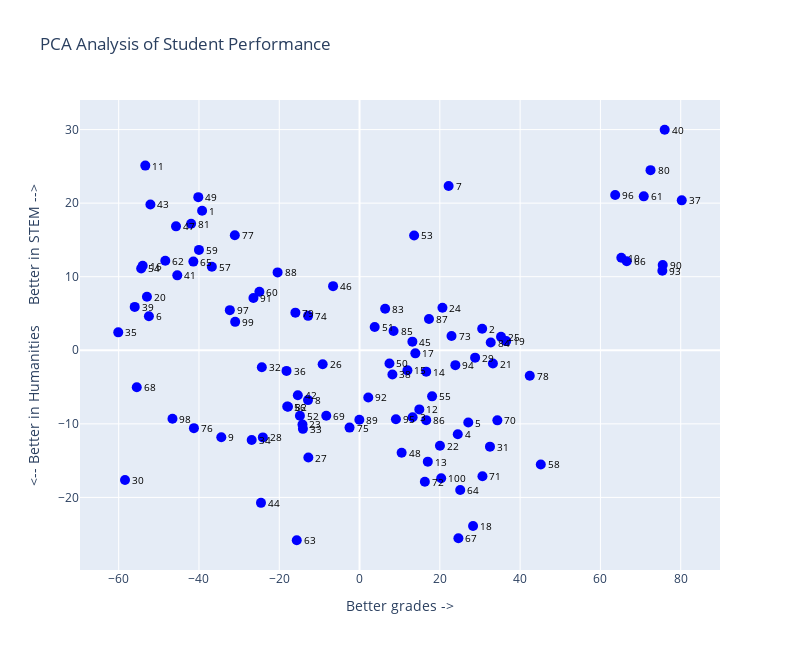

This figure's notebook cell:
### Code cell
figure_PCA.show()

### Figure 1 — Plotly figure (JSON) as saved in the notebook; plotly's stock layout.template omitted (floating-point values rounded to 4 significant figures)
{"data": [{"marker": {"color": "blue", "size": 10}, "mode": "markers", "text": [1, 2, 3, 4, 5, 6, 7, 8, 9, 10, 11, 12, 13, 14, 15, 16, 17, 18, 19, 20, 21, 22, 23, 24, 25, 26, 27, 28, 29, 30, 31, 32, 33, 34, 35, 36, 37, 38, 39, 40, 41, 42, 43, 44, 45, 46, 47, 48, 49, 50, 51, 52, 53, 54, 55, 56, 57, 58, 59, 60, 61, 62, 63, 64, 65, 66, 67, 68, 69, 70, 71, 72, 73, 74, 75, 76, 77, 78, 79, 80, 81, 82, 83, 84, 85, 86, 87, 88, 89, 90, 91, 92, 93, 94, 95, 96, 97, 98, 99, 100], "type": "scatter", "x": [-39.22, 30.55, 13.22, 24.47, 27.08, -52.47, 22.19, -12.84, -34.44, 65.21, -53.37, 14.89, 17.0, 16.6, 11.93, -54.02, 13.9, 28.27, 36.53, -52.96, 33.22, 20.03, -14.21, 20.65, 35.24, -9.186, -12.75, -24.09, 28.79, -58.43, 32.49, -24.34, -14.11, -26.87, -60.11, -18.19, 80.26, 8.182, -56.0, 76.01, -45.4, -15.38, -52.1, -24.55, 13.16, -6.594, -45.72, 10.49, -40.17, 7.448, 3.772, -14.85, 13.6, -54.4, 18.07, -18.01, -36.79, 45.15, -40.0, -24.95, 70.8, -48.39, -15.64, 25.08, -41.4, 66.56, 24.62, -55.49, -8.291, 34.33, 30.62, 16.27, 22.91, -12.81, -2.49, -41.26, -31.07, 42.4, -15.98, 72.48, -41.95, -17.82, 6.378, 32.68, 8.471, 16.6, 17.3, -20.41, -0.05245, 75.52, -26.44, 2.176, 75.43, 23.86, 9.061, 63.68, -32.31, -46.6, -30.98, 20.34], "y": [18.96, 2.935, -9.1, -11.42, -9.821, 4.633, 22.33, -6.775, -11.83, 12.58, 25.1, -8.036, -15.14, -2.902, -2.729, 11.48, -0.4161, -23.89, 1.247, 7.282, -1.802, -12.97, -10.08, 5.773, 1.822, -1.907, -14.58, -11.84, -1.003, -17.63, -13.1, -2.318, -10.68, -12.19, 2.438, -2.803, 20.38, -3.289, 5.896, 29.97, 10.19, -6.112, 19.82, -20.74, 1.172, 8.72, 16.84, -13.93, 20.81, -1.797, 3.172, -8.893, 15.6, 11.12, -6.264, -7.651, 11.35, -15.52, 13.64, 7.946, 20.92, 12.16, -25.82, -19.0, 12.06, 12.11, -25.56, -5.035, -8.91, -9.523, -17.12, -17.87, 1.93, 4.68, -10.51, -10.59, 15.64, -3.468, 5.116, 24.49, 17.2, -7.67, 5.656, 1.052, 2.629, -9.496, 4.259, 10.58, -9.434, 11.6, 7.115, -6.415, 10.82, -2.02, -9.37, 21.11, 5.453, -9.316, 3.862, -17.4]}], "layout": {"annotations": [{"font": {"color": "black", "size": 10}, "showarrow": false, "text": "1", "x": -39.22, "xanchor": "left", "xshift": 5, "y": 18.96}, {"font": {"color": "black", "size": 10}, "showarrow": false, "text": "2", "x": 30.55, "xanchor": "left", "xshift": 5, "y": 2.935}, {"font": {"color": "black", "size": 10}, "showarrow": false, "text": "3", "x": 13.22, "xanchor": "left", "xshift": 5, "y": -9.1}, {"font": {"color": "black", "size": 10}, "showarrow": false, "text": "4", "x": 24.47, "xanchor": "left", "xshift": 5, "y": -11.42}, {"font": {"color": "black", "size": 10}, "showarrow": false, "text": "5", "x": 27.08, "xanchor": "left", "xshift": 5, "y": -9.821}, {"font": {"color": "black", "size": 10}, "showarrow": false, "text": "6", "x": -52.47, "xanchor": "left", "xshift": 5, "y": 4.633}, {"font": {"color": "black", "size": 10}, "showarrow": false, "text": "7", "x": 22.19, "xanchor": "left", "xshift": 5, "y": 22.33}, {"font": {"color": "black", "size": 10}, "showarrow": false, "text": "8", "x": -12.84, "xanchor": "left", "xshift": 5, "y": -6.775}, {"font": {"color": "black", "size": 10}, "showarrow": false, "text": "9", "x": -34.44, "xanchor": "left", "xshift": 5, "y": -11.83}, {"font": {"color": "black", "size": 10}, "showarrow": false, "text": "10", "x": 65.21, "xanchor": "left", "xshift": 5, "y": 12.58}, {"font": {"color": "black", "size": 10}, "showarrow": false, "text": "11", "x": -53.37, "xanchor": "left", "xshift": 5, "y": 25.1}, {"font": {"color": "black", "size": 10}, "showarrow": false, "text": "12", "x": 14.89, "xanchor": "left", "xshift": 5, "y": -8.036}, {"font": {"color": "black", "size": 10}, "showarrow": false, "text": "13", "x": 17.0, "xanchor": "left", "xshift": 5, "y": -15.14}, {"font": {"color": "black", "size": 10}, "showarrow": false, "text": "14", "x": 16.6, "xanchor": "left", "xshift": 5, "y": -2.902}, {"font": {"color": "black", "size": 10}, "showarrow": false, "text": "15", "x": 11.93, "xanchor": "left", "xshift": 5, "y": -2.729}, {"font": {"color": "black", "size": 10}, "showarrow": false, "text": "16", "x": -54.02, "xanchor": "left", "xshift": 5, "y": 11.48}, {"font": {"color": "black", "size": 10}, "showarrow": false, "text": "17", "x": 13.9, "xanchor": "left", "xshift": 5, "y": -0.4161}, {"font": {"color": "black", "size": 10}, "showarrow": false, "text": "18", "x": 28.27, "xanchor": "left", "xshift": 5, "y": -23.89}, {"font": {"color": "black", "size": 10}, "showarrow": false, "text": "19", "x": 36.53, "xanchor": "left", "xshift": 5, "y": 1.247}, {"font": {"color": "black", "size": 10}, "showarrow": false, "text": "20", "x": -52.96, "xanchor": "left", "xshift": 5, "y": 7.282}, {"font": {"color": "black", "size": 10}, "showarrow": false, "text": "21", "x": 33.22, "xanchor": "left", "xshift": 5, "y": -1.802}, {"font": {"color": "black", "size": 10}, "showarrow": false, "text": "22", "x": 20.03, "xanchor": "left", "xshift": 5, "y": -12.97}, {"font": {"color": "black", "size": 10}, "showarrow": false, "text": "23", "x": -14.21, "xanchor": "left", "xshift": 5, "y": -10.08}, {"font": {"color": "black", "size": 10}, "showarrow": false, "text": "24", "x": 20.65, "xanchor": "left", "xshift": 5, "y": 5.773}, {"font": {"color": "black", "size": 10}, "showarrow": false, "text": "25", "x": 35.24, "xanchor": "left", "xshift": 5, "y": 1.822}, {"font": {"color": "black", "size": 10}, "showarrow": false, "text": "26", "x": -9.186, "xanchor": "left", "xshift": 5, "y": -1.907}, {"font": {"color": "black", "size": 10}, "showarrow": false, "text": "27", "x": -12.75, "xanchor": "left", "xshift": 5, "y": -14.58}, {"font": {"color": "black", "size": 10}, "showarrow": false, "text": "28", "x": -24.09, "xanchor": "left", "xshift": 5, "y": -11.84}, {"font": {"color": "black", "size": 10}, "showarrow": false, "text": "29", "x": 28.79, "xanchor": "left", "xshift": 5, "y": -1.003}, {"font": {"color": "black", "size": 10}, "showarrow": false, "text": "30", "x": -58.43, "xanchor": "left", "xshift": 5, "y": -17.63}, {"font": {"color": "black", "size": 10}, "showarrow": false, "text": "31", "x": 32.49, "xanchor": "left", "xshift": 5, "y": -13.1}, {"font": {"color": "black", "size": 10}, "showarrow": false, "text": "32", "x": -24.34, "xanchor": "left", "xshift": 5, "y": -2.318}, {"font": {"color": "black", "size": 10}, "showarrow": false, "text": "33", "x": -14.11, "xanchor": "left", "xshift": 5, "y": -10.68}, {"font": {"color": "black", "size": 10}, "showarrow": false, "text": "34", "x": -26.87, "xanchor": "left", "xshift": 5, "y": -12.19}, {"font": {"color": "black", "size": 10}, "showarrow": false, "text": "35", "x": -60.11, "xanchor": "left", "xshift": 5, "y": 2.438}, {"font": {"color": "black", "size": 10}, "showarrow": false, "text": "36", "x": -18.19, "xanchor": "left", "xshift": 5, "y": -2.803}, {"font": {"color": "black", "size": 10}, "showarrow": false, "text": "37", "x": 80.26, "xanchor": "left", "xshift": 5, "y": 20.38}, {"font": {"color": "black", "size": 10}, "showarrow": false, "text": "38", "x": 8.182, "xanchor": "left", "xshift": 5, "y": -3.289}, {"font": {"color": "black", "size": 10}, "showarrow": false, "text": "39", "x": -56.0, "xanchor": "left", "xshift": 5, "y": 5.896}, {"font": {"color": "black", "size": 10}, "showarrow": false, "text": "40", "x": 76.01, "xanchor": "left", "xshift": 5, "y": 29.97}, {"font": {"color": "black", "size": 10}, "showarrow": false, "text": "41", "x": -45.4, "xanchor": "left", "xshift": 5, "y": 10.19}, {"font": {"color": "black", "size": 10}, "showarrow": false, "text": "42", "x": -15.38, "xanchor": "left", "xshift": 5, "y": -6.112}, {"font": {"color": "black", "size": 10}, "showarrow": false, "text": "43", "x": -52.1, "xanchor": "left", "xshift": 5, "y": 19.82}, {"font": {"color": "black", "size": 10}, "showarrow": false, "text": "44", "x": -24.55, "xanchor": "left", "xshift": 5, "y": -20.74}, {"font": {"color": "black", "size": 10}, "showarrow": false, "text": "45", "x": 13.16, "xanchor": "left", "xshift": 5, "y": 1.172}, {"font": {"color": "black", "size": 10}, "showarrow": false, "text": "46", "x": -6.594, "xanchor": "left", "xshift": 5, "y": 8.72}, {"font": {"color": "black", "size": 10}, "showarrow": false, "text": "47", "x": -45.72, "xanchor": "left", "xshift": 5, "y": 16.84}, {"font": {"color": "black", "size": 10}, "showarrow": false, "text": "48", "x": 10.49, "xanchor": "left", "xshift": 5, "y": -13.93}, {"font": {"color": "black", "size": 10}, "showarrow": false, "text": "49", "x": -40.17, "xanchor": "left", "xshift": 5, "y": 20.81}, {"font": {"color": "black", "size": 10}, "showarrow": false, "text": "50", "x": 7.448, "xanchor": "left", "xshift": 5, "y": -1.797}, {"font": {"color": "black", "size": 10}, "showarrow": false, "text": "51", "x": 3.772, "xanchor": "left", "xshift": 5, "y": 3.172}, {"font": {"color": "black", "size": 10}, "showarrow": false, "text": "52", "x": -14.85, "xanchor": "left", "xshift": 5, "y": -8.893}, {"font": {"color": "black", "size": 10}, "showarrow": false, "text": "53", "x": 13.6, "xanchor": "left", "xshift": 5, "y": 15.6}, {"font": {"color": "black", "size": 10}, "showarrow": false, "text": "54", "x": -54.4, "xanchor": "left", "xshift": 5, "y": 11.12}, {"font": {"color": "black", "size": 10}, "showarrow": false, "text": "55", "x": 18.07, "xanchor": "left", "xshift": 5, "y": -6.264}, {"font": {"color": "black", "size": 10}, "showarrow": false, "text": "56", "x": -18.01, "xanchor": "left", "xshift": 5, "y": -7.651}, {"font": {"color": "black", "size": 10}, "showarrow": false, "text": "57", "x": -36.79, "xanchor": "left", "xshift": 5, "y": 11.35}, {"font": {"color": "black", "size": 10}, "showarrow": false, "text": "58", "x": 45.15, "xanchor": "left", "xshift": 5, "y": -15.52}, {"font": {"color": "black", "size": 10}, "showarrow": false, "text": "59", "x": -40.0, "xanchor": "left", "xshift": 5, "y": 13.64}, {"font": {"color": "black", "size": 10}, "showarrow": false, "text": "60", "x": -24.95, "xanchor": "left", "xshift": 5, "y": 7.946}, {"font": {"color": "black", "size": 10}, "showarrow": false, "text": "61", "x": 70.8, "xanchor": "left", "xshift": 5, "y": 20.92}, {"font": {"color": "black", "size": 10}, "showarrow": false, "text": "62", "x": -48.39, "xanchor": "left", "xshift": 5, "y": 12.16}, {"font": {"color": "black", "size": 10}, "showarrow": false, "text": "63", "x": -15.64, "xanchor": "left", "xshift": 5, "y": -25.82}, {"font": {"color": "black", "size": 10}, "showarrow": false, "text": "64", "x": 25.08, "xanchor": "left", "xshift": 5, "y": -19.0}, {"font": {"color": "black", "size": 10}, "showarrow": false, "text": "65", "x": -41.4, "xanchor": "left", "xshift": 5, "y": 12.06}, {"font": {"color": "black", "size": 10}, "showarrow": false, "text": "66", "x": 66.56, "xanchor": "left", "xshift": 5, "y": 12.11}, {"font": {"color": "black", "size": 10}, "showarrow": false, "text": "67", "x": 24.62, "xanchor": "left", "xshift": 5, "y": -25.56}, {"font": {"color": "black", "size": 10}, "showarrow": false, "text": "68", "x": -55.49, "xanchor": "left", "xshift": 5, "y": -5.035}, {"font": {"color": "black", "size": 10}, "showarrow": false, "text": "69", "x": -8.291, "xanchor": "left", "xshift": 5, "y": -8.91}, {"font": {"color": "black", "size": 10}, "showarrow": false, "text": "70", "x": 34.33, "xanchor": "left", "xshift": 5, "y": -9.523}, {"font": {"color": "black", "size": 10}, "showarrow": false, "text": "71", "x": 30.62, "xanchor": "left", "xshift": 5, "y": -17.12}, {"font": {"color": "black", "size": 10}, "showarrow": false, "text": "72", "x": 16.27, "xanchor": "left", "xshift": 5, "y": -17.87}, {"font": {"color": "black", "size": 10}, "showarrow": false, "text": "73", "x": 22.91, "xanchor": "left", "xshift": 5, "y": 1.93}, {"font": {"color": "black", "size": 10}, "showarrow": false, "text": "74", "x": -12.81, "xanchor": "left", "xshift": 5, "y": 4.68}, {"font": {"color": "black", "size": 10}, "showarrow": false, "text": "75", "x": -2.49, "xanchor": "left", "xshift": 5, "y": -10.51}, {"font": {"color": "black", "size": 10}, "showarrow": false, "text": "76", "x": -41.26, "xanchor": "left", "xshift": 5, "y": -10.59}, {"font": {"color": "black", "size": 10}, "showarrow": false, "text": "77", "x": -31.07, "xanchor": "left", "xshift": 5, "y": 15.64}, {"font": {"color": "black", "size": 10}, "showarrow": false, "text": "78", "x": 42.4, "xanchor": "left", "xshift": 5, "y": -3.468}, {"font": {"color": "black", "size": 10}, "showarrow": false, "text": "79", "x": -15.98, "xanchor": "left", "xshift": 5, "y": 5.116}, {"font": {"color": "black", "size": 10}, "showarrow": false, "text": "80", "x": 72.48, "xanchor": "left", "xshift": 5, "y": 24.49}, {"font": {"color": "black", "size": 10}, "showarrow": false, "text": "81", "x": -41.95, "xanchor": "left", "xshift": 5, "y": 17.2}, {"font": {"color": "black", "size": 10}, "showarrow": false, "text": "82", "x": -17.82, "xanchor": "left", "xshift": 5, "y": -7.67}, {"font": {"color": "black", "size": 10}, "showarrow": false, "text": "83", "x": 6.378, "xanchor": "left", "xshift": 5, "y": 5.656}, {"font": {"color": "black", "size": 10}, "showarrow": false, "text": "84", "x": 32.68, "xanchor": "left", "xshift": 5, "y": 1.052}, {"font": {"color": "black", "size": 10}, "showarrow": false, "text": "85", "x": 8.471, "xanchor": "left", "xshift": 5, "y": 2.629}, {"font": {"color": "black", "size": 10}, "showarrow": false, "text": "86", "x": 16.6, "xanchor": "left", "xshift": 5, "y": -9.496}, {"font": {"color": "black", "size": 10}, "showarrow": false, "text": "87", "x": 17.3, "xanchor": "left", "xshift": 5, "y": 4.259}, {"font": {"color": "black", "size": 10}, "showarrow": false, "text": "88", "x": -20.41, "xanchor": "left", "xshift": 5, "y": 10.58}, {"font": {"color": "black", "size": 10}, "showarrow": false, "text": "89", "x": -0.05245, "xanchor": "left", "xshift": 5, "y": -9.434}, {"font": {"color": "black", "size": 10}, "showarrow": false, "text": "90", "x": 75.52, "xanchor": "left", "xshift": 5, "y": 11.6}, {"font": {"color": "black", "size": 10}, "showarrow": false, "text": "91", "x": -26.44, "xanchor": "left", "xshift": 5, "y": 7.115}, {"font": {"color": "black", "size": 10}, "showarrow": false, "text": "92", "x": 2.176, "xanchor": "left", "xshift": 5, "y": -6.415}, {"font": {"color": "black", "size": 10}, "showarrow": false, "text": "93", "x": 75.43, "xanchor": "left", "xshift": 5, "y": 10.82}, {"font": {"color": "black", "size": 10}, "showarrow": false, "text": "94", "x": 23.86, "xanchor": "left", "xshift": 5, "y": -2.02}, {"font": {"color": "black", "size": 10}, "showarrow": false, "text": "95", "x": 9.061, "xanchor": "left", "xshift": 5, "y": -9.37}, {"font": {"color": "black", "size": 10}, "showarrow": false, "text": "96", "x": 63.68, "xanchor": "left", "xshift": 5, "y": 21.11}, {"font": {"color": "black", "size": 10}, "showarrow": false, "text": "97", "x": -32.31, "xanchor": "left", "xshift": 5, "y": 5.453}, {"font": {"color": "black", "size": 10}, "showarrow": false, "text": "98", "x": -46.6, "xanchor": "left", "xshift": 5, "y": -9.316}, {"font": {"color": "black", "size": 10}, "showarrow": false, "text": "99", "x": -30.98, "xanchor": "left", "xshift": 5, "y": 3.862}, {"font": {"color": "black", "size": 10}, "showarrow": false, "text": "100", "x": 20.34, "xanchor": "left", "xshift": 5, "y": -17.4}], "height": 650, "title": {"text": "PCA Analysis of Student Performance"}, "width": 800, "xaxis": {"title": {"text": "Better grades ->"}}, "yaxis": {"title": {"text": "<-- Better in Humanities     Better in STEM -->"}}}}
